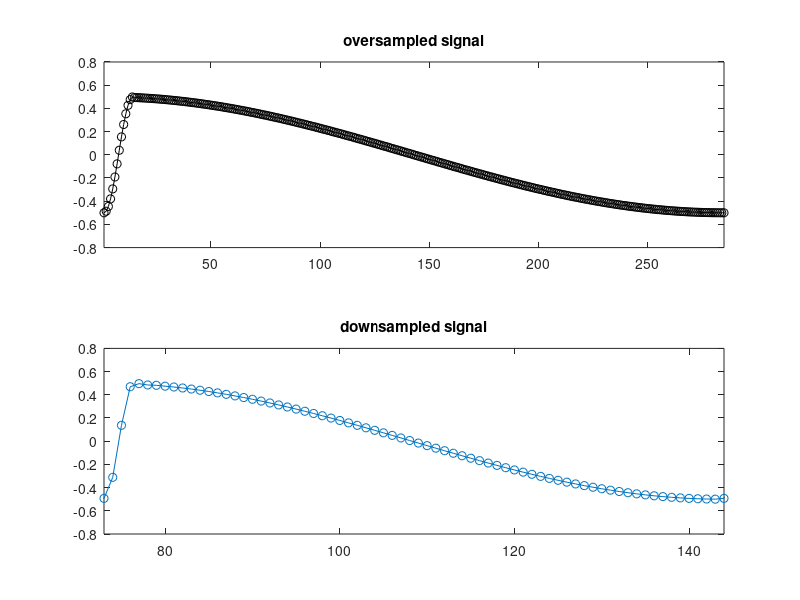

Write MATLAB code to recreate this figure.
% Phase Distortion - Sawtooth Generator
% ---------------------

clear;

% parameters
M = 4; % coefficient of oversampling
fs = 44100.0;
dur = 1;
t = 0:(1/fs):(dur-1/fs);
amp = .5;
f0 = 622.0; % fundamental frequency to produce
phaseOffset = -1*pi/2;
numOfSamples = fs*M*dur;

scanningRatio = 10.6333333;

% % scan the wavetable in two different speeds
numOfSamplesPerCycle = round((fs*M)/f0);
% 
phase_incre = 2*pi*f0/(fs*M);
phase_inc_1 = phase_incre * scanningRatio;
numOfSamples_1stPart = ceil(numOfSamplesPerCycle/2/scanningRatio);
phase_1stPart = numOfSamples_1stPart * phase_inc_1;
phase_inc_2 = (2*pi - phase_1stPart) / (numOfSamplesPerCycle-numOfSamples_1stPart);


% phase_incre = 2*pi*f0/(fs*M);
% phase_inc_1 = phase_incre * scanningRatio;
% phase_inc_2 = phase_incre * (scanningRatio/(scanningRatio*2-1));

%phase_inc_2 = (2*pi - ceil(bufferSize/2/scanningRatio) * phase_incre * scanningRatio) / (((fs*M)/f0) * (1 - 1/2/scanningRatio));

phase = 0;
buffer = zeros(numOfSamples, 1);
for n = 1 : numOfSamples
    
    buffer(n) = amp * sin(phase+phaseOffset);
    
    if phase < pi
        phase = phase + phase_inc_1;
        
%           if phase >= pi
%               phase = phase - phase_inc_1 + phase_inc_2;
%           end
%         
    else
        
        phase = phase + phase_inc_2;
    end
    
     phase = mod(phase, 2*pi);
    
end

% LPF
cutoffFreq = 22050;
Wn = cutoffFreq/(fs*M/2);
n = 4;
[B, A] =  butter(n,Wn);
y = filter(B, A, buffer);

% downsampling
output = zeros(fs*dur,1);
for s = 0:fs*dur-1
    
    output(s+1) = y(s*M+1);
    
end


figure
subplot(2,1,1);
plot(buffer,'-ok');
title('oversampled signal');
xlim([0*round(numOfSamplesPerCycle)+1 1*round(numOfSamplesPerCycle)+1]);
subplot(2,1,2);
plot(output,'-o');
title('downsampled signal');
xlim([1*round(numOfSamplesPerCycle)/M+2 2*round(numOfSamplesPerCycle)/M+2]);
output = 1*output;
sound(output,fs);
% audiowrite('/Users/Jerry/Desktop/pdtest.wav', output, fs);
